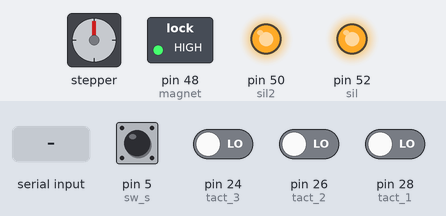
Recording of a sketch running on a simulated Arduino Mega 2560, built with avr-gcc and run on an emulated ATmega2560. Shown: stepper motor, switched loads named in the sketch (green lamp = pin HIGH), output pins drawn as LEDs (lit = HIGH). Wiring (inferred from the names in the program): stepper motor driver (200 steps per turn assumed): step pin 2; direction pin 3; enable pin 4. Inputs (shaded band) come from the test bench; at power-on: pin 5 (sw_s) HIGH, pin 24 (tact_3), pin 26 (tact_2), pin 28 (tact_1) LOW. The audio player accepts every command and is not drawn; pins used as bus, display or sensor lines are not drawn; what the sketch prints to the serial monitor is not drawn.

Above: at 0.8 s.
0.9 s: pin 5 (sw_s) pulled LOW for 0.15 s
At 2.1 s:
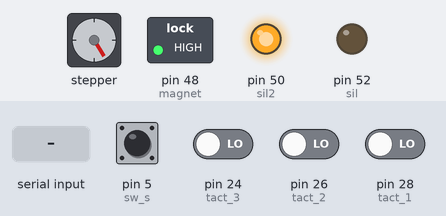
2.5 s: "c" received over the second serial link
At 3.0 s:
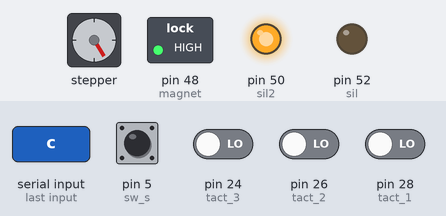
5.5 s: pin 5 (sw_s) pulled LOW for 1 s
At 6.8 s:
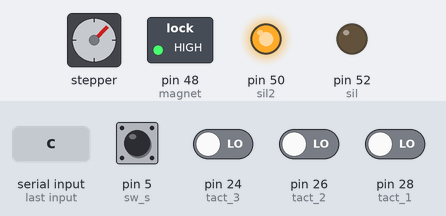
8.0 s: "90,45\n" received over the second serial link
At 8.5 s:
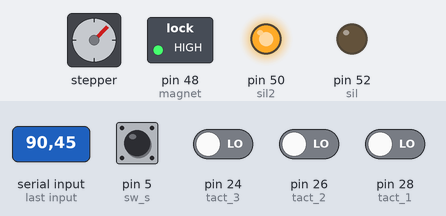
11.0 s: pin 5 (sw_s) driven LOW and pin 26 (tact_2) driven HIGH
At 22.4 s:
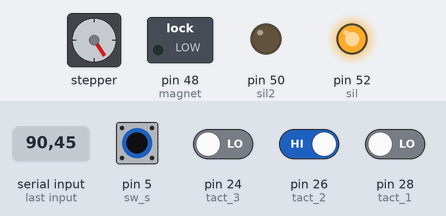
Timing chart, 0 to 32.6 s (numbered marks = the images above; inputs shaded):
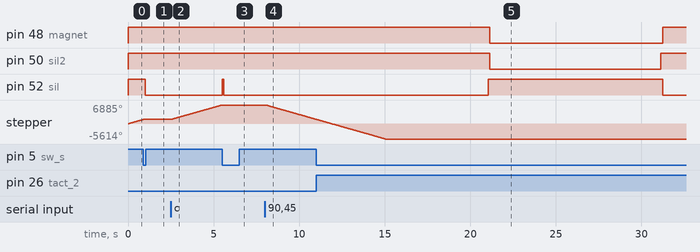

Measured:
- after the input at 0.9 s, pin 52 (sil): HIGH → LOW after 0.10 s
- after the input at 2.5 s, stepper: keeps turning clockwise at about 1769°/s, starting at once
- after the input at 5.5 s, pin 52 (sil): LOW → HIGH at once, → LOW 0.10 s later
- after the input at 8.0 s, stepper: keeps turning counter-clockwise at about 1785°/s, starting at once
- after the input at 11.0 s, pin 48 (magnet): HIGH → LOW after 10.1 s, → HIGH 10.1 s later; pin 50 (sil2): HIGH → LOW after 10.1 s, → HIGH 10.0 s later; pin 52 (sil): LOW → HIGH after 10.0 s, → LOW 10.2 s later

The sketch:

chamcham_final.ino
```cpp
#include <SoftwareSerial.h> //시리얼 통신 라이브러리 호출
//Bluetooth 모듈 HC-06 Test Program
// Android APP is BT Chat App
#include <DFPlayer_Mini_Mp3.h> // DFPlayer Mp3_Mini 라이브러리 호출

// define mp3 module
SoftwareSerial mp3Serial(17, 16); // RX, TX

//define MoterPin(Er Bar) 한바퀴에 0.8cm
#define ENA_PIN 4
#define DIR_PIN 3
#define STP_PIN 2
#define sw_s 5 // 전자석 위치 Default sw
#define default_h 38

#define tact_1 28 // 전자석 탈부착 : 평상시 1 / 눌림 0
#define tact_2 26 // 하차
#define tact_3 24 // 벨트

// 실린더 정의
int sil = 52;
int sil2 = 50;

int magnet = 48;

int save = 0;
int height; // 높이

int chairstate = 0; // 의자 상태
int mag = 0; // 전자석 탈부착
//define Bluetooth Modlue

int blueTx = 18; //Tx (보내는핀 설정)
int blueRx = 19; //Rx (받는핀 설정)
String myString = ""; //받는 문자열
String input = "";
int sp = 0;
int number = 0;

void setup() {
  // put your setup code here, to run once:
  Serial.begin(9600);
  Serial1.begin(9600);
  mp3Serial.begin (9600);

  pinMode(magnet, OUTPUT);
  digitalWrite(magnet, HIGH);

  pinMode(ENA_PIN, OUTPUT);
  pinMode(DIR_PIN, OUTPUT);
  pinMode(STP_PIN, OUTPUT);
  pinMode(sw_s, INPUT_PULLUP);

  pinMode(sil, OUTPUT);
  pinMode(sil2, OUTPUT);
  digitalWrite(sil, HIGH);
  digitalWrite(sil2, HIGH);

  digitalWrite(ENA_PIN, LOW);
  digitalWrite(DIR_PIN, LOW);

  //set softwareSerial for DFPlayer-mini mp3 module
  mp3_set_serial (mp3Serial);
  delay(1); // delay 1ms to set volume
  mp3_set_volume (28); // value 0~30

  // 전자석 탈부착 1, 하차 2, 벨트 인식 스위치들 3
  pinMode(tact_1, INPUT);
  pinMode(tact_2, INPUT);
  pinMode(tact_3, INPUT);

  Serial.write("q");
  // set magnetic pos : "0"
  chairstate = 0; // 의자 상태

  reset();
  resetC();
}

void loop() {
  // put your main code here, to run repeatedly:
  while (Serial1.available()) {
    char myChar = (char)Serial1.read();  //mySerial int형식의 값을 char형식으로 변환
    myString += myChar; //수신되는 문자열을 myString에 모두 붙임 (1바이트씩 전송되는 것을 모두 붙임)
    delay(5);           //수신 문자열 끊김 방지
    //    Serial.write(Serial1.read());
  }
  //  // Serial –> Data –> BT
  //  if (Serial.available()) {
  //    Serial1.write(Serial.read());
  //  }

  //  if (mySerial.available()) {
  //    Serial.write(mySerial.read());
  //  }
  //  if (Serial.available()) {
  //    mySerial.write(Serial.read());
  //  }
  //
  // 1) Android Input(a1, a2, b1, b2, g1, g2, c, "nn")

  if (!myString.equals("")) { // 값이 있다면
    input = myString;
    Serial.println(input); //시리얼모니터에 myStlring값 출력

    if (input == "a1") {
      save = 0; // 임산부석 A1
    }
    else if (input == "a2") {
      save = 0; // 임산부석 A2
    }
    else if (input == "b1") {
      save = 1; // 일반 휠체어
    }
    else if (input == "b2") {
      save = 1; // 전자석 휠체어
    }
    else if (input == "g1") {
      mp3_play(1);   //0001 파일 플레이, 다음 정류장에 좌석이 예약되었습니다. 교통약자분들을 위해 자리를 비워주세요.
      delay(7000);
      // mp3_stop();
    } else if (input == "g2") {
      // g2 신호 시에 save == 1이면 전자석 휠체어이다.
      if (save == 1) {
        chairstate = 1; // 의자 상태
        mp3_play(2);    //0002 파일 플레이, 이번 정류장에 좌석이 예약되었습니다. 좌석이 곧 올라가니 주의하여 주세요.
        delay(6000);

        //

        digitalWrite(sil, HIGH);
        digitalWrite(sil2, HIGH);
        delay(100);
        digitalWrite(sil, HIGH);
        digitalWrite(sil2, LOW);
        // 실린더를 제어해서 좌석 올라가는 코드
        mag = 0;
      } else {
        mp3_play(3);//0003 파일 플레이, 이번 정류장에 좌석이 예약되었습니다. 교통약자분들을 위해 자리를 비워주세요.
        Serial.write("a1");
        delay(7000);

        //    mp3_stop();
      }
      //    mp3_stop();
    } else if (input == "c") {
      if (save == 1 && chairstate == 1) { //-> save == 1이면 전자석 휠체어임
        chairstate = 0; // 의자 상태

        // Serial.write("x");
        mp3_play(5);    //0005 곧 좌석이 내려갑니다. 주변에 계신분들은 주의해주시기 바랍니다.
        delay(6000);

        reset();
        resetC();
        //    mp3_stop();
      } else {
        // Serial.write("q");

        chairstate = 0; // 의자 상태
        reset();
        resetC();
      }
      save = 0;
    } else {
      number = myString.toInt();
      int h = height - number; // height가 기준이면 음수가 증가 number가 기준이면 양수가 증가이기 떄문에 음수가 up();
      int t = 0;

      //nR : 차이
      if (h < 0) {
        h = h * (-1);

        while (t <= h) {
          up();
          t++;
        }

      } else if (h > 0) {
        while (t <= h) {
          down();
          t++;
        }
      }

      height = number;
    }
    myString = ""; //myString 변수값 초기화
  }

  // 전자석 탈부착 = 1, 하차 = 2, 벨트 인식 스위치들 = 3
  int n1 = digitalRead(tact_1);
  int n2 = digitalRead(tact_2);
  int n3 = digitalRead(tact_3);

  // Default: 101
  if ((n1 == 0 || n3 == 0) && chairstate == 1 && mag == 0 && n2 == 0) {
    mag = 1;
    Serial.write("q");
    Serial1.write("f");
    // Serial –> Data –> BT
    //    if (Serial.available()) {
    //      Serial1.write("f");
    //      Serial.write("f");
    //    }

    //    Serial1.write("f");
  }
  // && n1 == 0 //  // 전자석 탈부착 1 = n1 , 하차 = 2, 벨트 인식 스위치들 3          // 하차 ON 전자석 ON
  if (mag == 1 && n2 == 1 && chairstate == 1) {
    Serial.write("x");
    digitalWrite(magnet, LOW);
    mp3_play(5);    //0005 -> 원래는 6초
    delay(10000);
    chairstate = 0; // 의자 상태
    mag = 0;

    reset();
    resetC();
    digitalWrite(magnet, HIGH);
  } else if (n2 == 1  && mag ==  0 && chairstate == 0) {
    sp = 1;
    mag = 1;
    chairstate = 1; // 의자 상태
    Serial.write("x");
    mp3_play(6);    //0006 곧 좌석이 올라갑니다. 주변에 계신분들은 주의해주시기 바랍니다.
    delay(6000);
    digitalWrite(sil, HIGH);
    digitalWrite(sil2, HIGH);
    delay(100);
    digitalWrite(sil, HIGH);
    digitalWrite(sil2, LOW);
    // 실린더를 제어해서 좌석 올라가는 코드
  } else if (n2 == 1  && mag ==  0 && chairstate == 1 && sp == 1) {
    Serial.write("x");
    mp3_play(5);    //0005 -> 원래는 6초
    delay(10000);
    chairstate = 0; // 의자 상태
    mag = 0;
    sp = 0;

    reset();
    resetC();
  }

  //  if(sp == 1 &&  n2 == 1){
  //
  //  }


  // if() => 벨트가 붙었을 때, 전자석이 붙었을 때 -> Ok Signal Arduino to Android : mySerial.write("ok");
  // if() => 벨트가 붙었을 때, 전자석이 떼졌을 때 ->  Led가 꺼지기만 하면되구요 mp3_play(4);    //0004 파일 플레이, 좌석 예약이 취소되었습니다. 좌석이 곧 내려가니 주의하여 주세요. delay(6000); + 추가) 실린더를 제어해서 좌석 내려가는 코드


  // 2) Neopiexel ON, OFF(a1, a2 = PinkColor, b1, b2 = BlueColor)
  // on(save); off();

  // 3) Mp3 Module ON -> 1) Android Input(a1, a2, b1, b2, g1, g2)
  // mp3_play();

  // 4) Ok Signal, Cancel Signal Android to Arduino : Input ("ok" or "c")
  // Input "ok" or "C"

  // 5) Ok Signal Arduino to Android : mySerial.write("ok");
}


void up()
{
  if (height < (default_h + 28)) {

    height += 1;
    //
    //    Serial.print("상승 / 현재 높이 : ");
    //    Serial.println(height);


    digitalWrite(DIR_PIN, LOW);

    for (int i = 0; i < 248; i++)
    {
      digitalWrite(STP_PIN, HIGH);
      delayMicroseconds(500);
      digitalWrite(STP_PIN, LOW);
      delayMicroseconds(500);
    }
  }

  //  else
  //  {
  //    Serial.print("상승 불가! / 현재 높이 : ");
  //    Serial.println(height);
  //  }

}


void down()
{
  if (height > default_h) {

    height -= 1;
    //
    //    Serial.print("하강 / 현재 높이 : ");
    //    Serial.println(height);


    digitalWrite(DIR_PIN, HIGH);

    for (int i = 0; i < 248; i++)
    {
      digitalWrite(STP_PIN, HIGH);
      delayMicroseconds(500);
      digitalWrite(STP_PIN, LOW);
      delayMicroseconds(500);
    }
  }
  //
  //  else
  //  {
  //    Serial.print("하강 불가! / 현재 높이 : ");
  //    Serial.println(height);
  //  }


}


void reset()
{
  int sw = digitalRead(sw_s);

  while (1) {

    sw = digitalRead(sw_s);

    if (sw == 0) {
      height = default_h;

      break;
    }

    digitalWrite(DIR_PIN, HIGH);

    digitalWrite(STP_PIN, HIGH);
    delayMicroseconds(500);
    digitalWrite(STP_PIN, LOW);
    delayMicroseconds(500);
  }
}

void resetC()  // 의자 위치 초기화(내려가는 함수)
{
  digitalWrite(sil, HIGH);
  digitalWrite(sil2, HIGH);
  delay(100);
  digitalWrite(sil, LOW);
  digitalWrite(sil2, HIGH);
}
```
